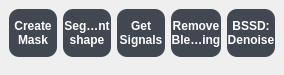
<?xml version="1.0" encoding="UTF-8"?>
<ui version="4.0">
 <class>MainWindow</class>
 <widget class="QMainWindow" name="MainWindow">
  <property name="geometry">
   <rect>
    <x>0</x>
    <y>0</y>
    <width>284</width>
    <height>75</height>
   </rect>
  </property>
  <property name="windowTitle">
   <string>MainWindow</string>
  </property>
  <widget class="QWidget" name="centralwidget">
   <layout class="QVBoxLayout" name="verticalLayout">
    <item>
     <layout class="QHBoxLayout" name="horizontalLayout">
      <item alignment="Qt::AlignTop">
       <widget class="QToolButton" name="TButton1">
        <property name="minimumSize">
         <size>
          <width>48</width>
          <height>48</height>
         </size>
        </property>
        <property name="baseSize">
         <size>
          <width>0</width>
          <height>0</height>
         </size>
        </property>
        <property name="font">
         <font>
          <weight>75</weight>
          <bold>true</bold>
         </font>
        </property>
        <property name="toolTip">
         <string>Automatically generates a binary mask for the single largest and brightest element</string>
        </property>
        <property name="autoFillBackground">
         <bool>false</bool>
        </property>
        <property name="styleSheet">
         <string notr="true">border-radius : 10px; background-color: rgb(65,72,81); color : white</string>
        </property>
        <property name="text">
         <string>Create
Mask</string>
        </property>
        <property name="icon">
         <iconset>
          <normaloff>icons/auto_mask.png</normaloff>icons/auto_mask.png</iconset>
        </property>
        <property name="iconSize">
         <size>
          <width>30</width>
          <height>30</height>
         </size>
        </property>
        <property name="checkable">
         <bool>true</bool>
        </property>
        <property name="checked">
         <bool>false</bool>
        </property>
        <property name="popupMode">
         <enum>QToolButton::DelayedPopup</enum>
        </property>
        <property name="toolButtonStyle">
         <enum>Qt::ToolButtonTextUnderIcon</enum>
        </property>
        <property name="autoRaise">
         <bool>false</bool>
        </property>
        <property name="arrowType">
         <enum>Qt::NoArrow</enum>
        </property>
       </widget>
      </item>
      <item alignment="Qt::AlignTop">
       <widget class="QToolButton" name="TButton2">
        <property name="minimumSize">
         <size>
          <width>48</width>
          <height>48</height>
         </size>
        </property>
        <property name="baseSize">
         <size>
          <width>0</width>
          <height>0</height>
         </size>
        </property>
        <property name="font">
         <font>
          <weight>75</weight>
          <bold>true</bold>
         </font>
        </property>
        <property name="toolTip">
         <string>Morphological Equal-area Standardized Segmentation: divides shape in similar area ROIs (external and internal layer)</string>
        </property>
        <property name="styleSheet">
         <string notr="true">border-radius : 10px; background-color: rgb(65,72,81); color : white</string>
        </property>
        <property name="text">
         <string>Segment
shape</string>
        </property>
        <property name="icon">
         <iconset>
          <normaloff>icons/mess_icon.png</normaloff>icons/mess_icon.png</iconset>
        </property>
        <property name="iconSize">
         <size>
          <width>30</width>
          <height>30</height>
         </size>
        </property>
        <property name="checkable">
         <bool>true</bool>
        </property>
        <property name="checked">
         <bool>false</bool>
        </property>
        <property name="toolButtonStyle">
         <enum>Qt::ToolButtonTextUnderIcon</enum>
        </property>
        <property name="autoRaise">
         <bool>false</bool>
        </property>
        <property name="arrowType">
         <enum>Qt::NoArrow</enum>
        </property>
       </widget>
      </item>
      <item alignment="Qt::AlignTop">
       <widget class="QToolButton" name="TButton3">
        <property name="minimumSize">
         <size>
          <width>48</width>
          <height>48</height>
         </size>
        </property>
        <property name="font">
         <font>
          <weight>75</weight>
          <bold>true</bold>
         </font>
        </property>
        <property name="toolTip">
         <string>Morphological Equal-area Standardized Segmentation: divides the element from a binary mask into labeled ROIs of similar area (a layer of outer ROIs and a layer of inner ROIs)</string>
        </property>
        <property name="styleSheet">
         <string notr="true">border-radius : 10px; background-color: rgb(65,72,81); color : white</string>
        </property>
        <property name="text">
         <string>Get
Signals</string>
        </property>
        <property name="icon">
         <iconset>
          <normaloff>icons/get_signals2.png</normaloff>icons/get_signals2.png</iconset>
        </property>
        <property name="iconSize">
         <size>
          <width>30</width>
          <height>30</height>
         </size>
        </property>
        <property name="checkable">
         <bool>true</bool>
        </property>
        <property name="checked">
         <bool>false</bool>
        </property>
        <property name="toolButtonStyle">
         <enum>Qt::ToolButtonTextUnderIcon</enum>
        </property>
        <property name="autoRaise">
         <bool>false</bool>
        </property>
        <property name="arrowType">
         <enum>Qt::NoArrow</enum>
        </property>
       </widget>
      </item>
      <item alignment="Qt::AlignTop">
       <widget class="QToolButton" name="TButton4">
        <property name="minimumSize">
         <size>
          <width>48</width>
          <height>48</height>
         </size>
        </property>
        <property name="font">
         <font>
          <weight>75</weight>
          <bold>true</bold>
         </font>
        </property>
        <property name="toolTip">
         <string>Morphological Equal-area Standardized Segmentation: divides the element from a binary mask into labeled ROIs of similar area (a layer of outer ROIs and a layer of inner ROIs)</string>
        </property>
        <property name="styleSheet">
         <string notr="true">border-radius : 10px; background-color: rgb(65,72,81); color : white</string>
        </property>
        <property name="text">
         <string>Remove
Bleaching</string>
        </property>
        <property name="icon">
         <iconset>
          <normaloff>icons/remove_photob.png</normaloff>icons/remove_photob.png</iconset>
        </property>
        <property name="iconSize">
         <size>
          <width>30</width>
          <height>30</height>
         </size>
        </property>
        <property name="checkable">
         <bool>true</bool>
        </property>
        <property name="checked">
         <bool>false</bool>
        </property>
        <property name="toolButtonStyle">
         <enum>Qt::ToolButtonTextUnderIcon</enum>
        </property>
        <property name="autoRaise">
         <bool>false</bool>
        </property>
        <property name="arrowType">
         <enum>Qt::NoArrow</enum>
        </property>
       </widget>
      </item>
      <item alignment="Qt::AlignTop">
       <widget class="QToolButton" name="TButton5">
        <property name="minimumSize">
         <size>
          <width>48</width>
          <height>48</height>
         </size>
        </property>
        <property name="font">
         <font>
          <weight>75</weight>
          <bold>true</bold>
         </font>
        </property>
        <property name="toolTip">
         <string>Morphological Equal-area Standardized Segmentation: divides the element from a binary mask into labeled ROIs of similar area (a layer of outer ROIs and a layer of inner ROIs)</string>
        </property>
        <property name="styleSheet">
         <string notr="true">border-radius : 10px; background-color: rgb(65,72,81); color : white</string>
        </property>
        <property name="text">
         <string>BSSD:
Denoise</string>
        </property>
        <property name="icon">
         <iconset>
          <normaloff>icons/bssd2.png</normaloff>icons/bssd2.png</iconset>
        </property>
        <property name="iconSize">
         <size>
          <width>30</width>
          <height>30</height>
         </size>
        </property>
        <property name="checkable">
         <bool>true</bool>
        </property>
        <property name="checked">
         <bool>false</bool>
        </property>
        <property name="toolButtonStyle">
         <enum>Qt::ToolButtonTextUnderIcon</enum>
        </property>
        <property name="autoRaise">
         <bool>false</bool>
        </property>
        <property name="arrowType">
         <enum>Qt::NoArrow</enum>
        </property>
       </widget>
      </item>
     </layout>
    </item>
   </layout>
  </widget>
 </widget>
 <resources/>
 <connections/>
</ui>
